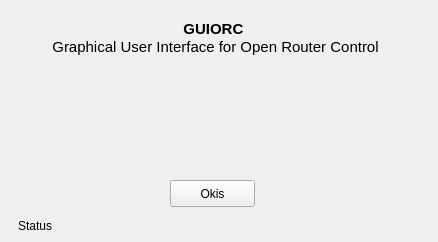
<?xml version="1.0" encoding="UTF-8"?>
<ui version="4.0">
 <class>initial</class>
 <widget class="QWidget" name="initial">
  <property name="windowModality">
   <enum>Qt::WindowModal</enum>
  </property>
  <property name="geometry">
   <rect>
    <x>0</x>
    <y>0</y>
    <width>438</width>
    <height>242</height>
   </rect>
  </property>
  <property name="windowTitle">
   <string>guiorc</string>
  </property>
  <property name="autoFillBackground">
   <bool>true</bool>
  </property>
  <widget class="QLabel" name="ltitle">
   <property name="geometry">
    <rect>
     <x>0</x>
     <y>20</y>
     <width>431</width>
     <height>51</height>
    </rect>
   </property>
   <property name="font">
    <font>
     <pointsize>11</pointsize>
     <weight>75</weight>
     <bold>true</bold>
    </font>
   </property>
   <property name="text">
    <string>&lt;!DOCTYPE HTML PUBLIC &quot;-//W3C//DTD HTML 4.0//EN&quot; &quot;http://www.w3.org/TR/REC-html40/strict.dtd&quot;&gt;
&lt;html&gt;&lt;head&gt;&lt;meta name=&quot;qrichtext&quot; content=&quot;1&quot; /&gt;&lt;style type=&quot;text/css&quot;&gt;
p, li { white-space: pre-wrap; }
&lt;/style&gt;&lt;/head&gt;&lt;body style=&quot; font-family:'DejaVu Sans'; font-size:8pt; font-weight:400; font-style:normal;&quot;&gt;
&lt;p style=&quot; margin-top:0px; margin-bottom:0px; margin-left:0px; margin-right:0px; -qt-block-indent:0; text-indent:0px;&quot;&gt;&lt;span style=&quot; font-size:11pt; font-weight:600;&quot;&gt;GUIORC &lt;/span&gt;&lt;/p&gt;
&lt;p style=&quot; margin-top:0px; margin-bottom:0px; margin-left:0px; margin-right:0px; -qt-block-indent:0; text-indent:0px;&quot;&gt;&lt;span style=&quot; font-size:11pt;&quot;&gt;Graphical User Interface for Open Router Control&lt;/span&gt;&lt;/p&gt;&lt;/body&gt;&lt;/html&gt;</string>
   </property>
   <property name="textFormat">
    <enum>Qt::AutoText</enum>
   </property>
   <property name="alignment">
    <set>Qt::AlignHCenter|Qt::AlignTop</set>
   </property>
   <property name="wordWrap">
    <bool>true</bool>
   </property>
  </widget>
  <widget class="QPushButton" name="BtnOk">
   <property name="geometry">
    <rect>
     <x>170</x>
     <y>180</y>
     <width>85</width>
     <height>27</height>
    </rect>
   </property>
   <property name="text">
    <string>Okis</string>
   </property>
  </widget>
  <widget class="QLabel" name="lstatus">
   <property name="geometry">
    <rect>
     <x>18</x>
     <y>216</y>
     <width>401</width>
     <height>20</height>
    </rect>
   </property>
   <property name="text">
    <string>Status</string>
   </property>
  </widget>
 </widget>
 <resources/>
 <connections/>
</ui>
